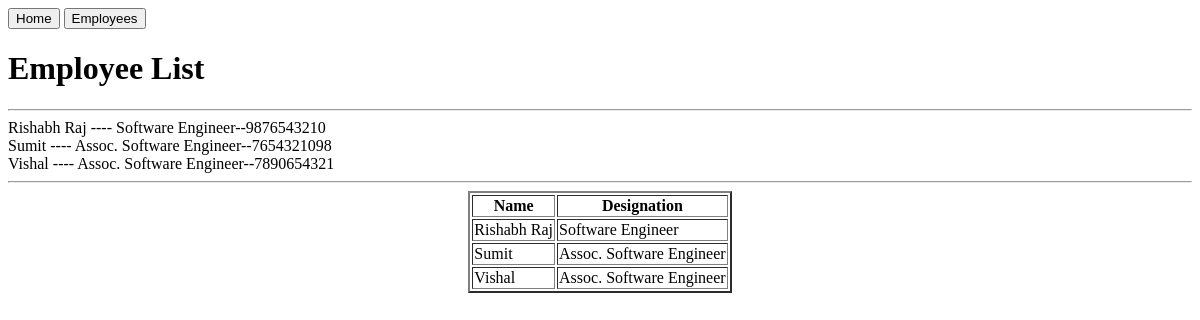
Page /allemployees/ on the earlier database version.
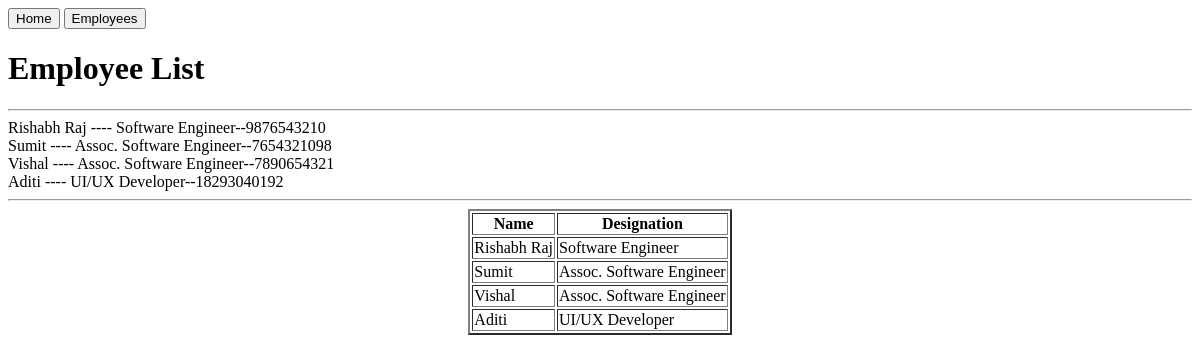
Same page on the later database version.
### tasks/models.py (models this page shows, shortened)
class Employee(models.Model):
	name = models.CharField(max_length=100)
	joining_date = models.DateField()
	designation = models.CharField(max_length=100)
	phonenumber = models.BigIntegerField()
	gender = models.CharField(max_length = 6,choices = g_choices)

### tasks/views.py (the view)
# urls.py: path('allemployees/',tasks.views.employees, name ='allemployees'),
def employees(request):
	allemployees = Employee.objects.all()
	context = {'allemployees':allemployees}
	return render(request,'employees.html',context)

### tasks/templates/employees.html (shortened to what this page needs)
<!DOCTYPE html>
<html>
<head>
</head>
<body>
	<a href="{% url 'home' %}"><button>Home</button></a>
	<a href="{% url 'allemployees' %}"><button>Employees</button></a>
	<h1>Employee List</h1>
	<hr>
	{% for employee in allemployees %}
		{{employee.name}} ---- {{employee.designation}}--{{employee.phonenumber}}
		<br>
	{% endfor %}
	<hr>
	<center>
	<table border="2">
		<thead>
			<tr>
				<th>Name</th>
				<th>Designation</th>
			</tr>
		</thead>
		<tbody>
			{% for employee in allemployees %}
			<tr>
				<td>{{employee.name}}</td>
				<td>{{employee.designation}}</td>
			</tr>
			{% endfor %}
		</tbody>
	</table>
	</center>
</body>
</html>

Differences in the rows shown:
added Employee: name "Aditi", designation "UI/UX Developer", phonenumber "18293040192"
